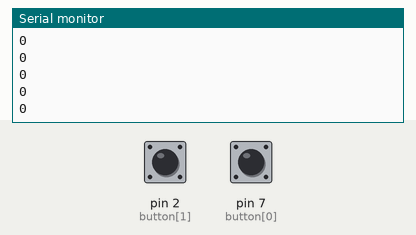
A program run on a simulated Arduino Pro Mini, built with avr-gcc and run on an emulated ATmega328P. On the bench: the last lines printed to the serial monitor. The test bench sets the inputs (shaded band); at power-on: pin 7 (button[0]) HIGH, pin 2 (button[1]) HIGH.

Above: at 1.2 s.
1.3 s: pin 7 (button[0]) pulled LOW for 0.15 s
At 1.8 s:
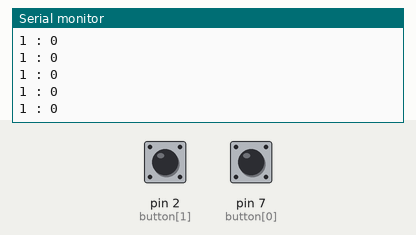
3.2 s: pin 2 (button[1]) pulled LOW for 0.15 s
At 3.7 s:
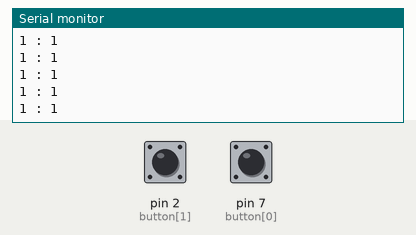
6.3 s: pin 2 (button[1]) pulled LOW for 1 s
At 6.8 s:
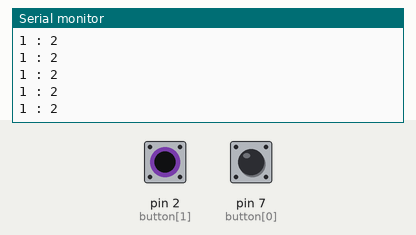
8.8 s: pin 7 (button[0]) pulled LOW for 1 s
At 9.3 s:
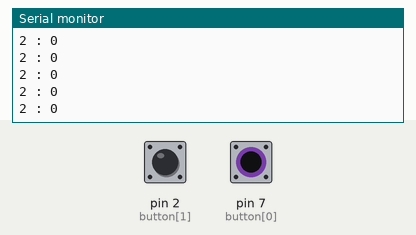
11.3 s: pin 7 (button[0]) pulsed LOW 5 times (0.12 s each, 0.3 s apart)
At 12.1 s:
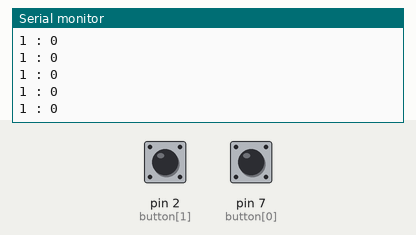
Timing chart, 0 to 14.3 s (numbered marks = the images above; inputs shaded):
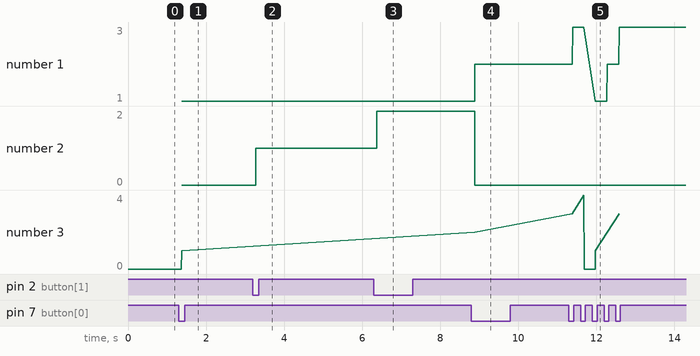

Measured:
- after the input at 1.3 s, the serial monitor: prints a new line after 0.07 s (image 1)
- after the input at 3.2 s, the serial monitor: prints a new line after 0.08 s (image 2)
- after the input at 6.3 s, the serial monitor: prints a new line after 0.08 s (image 3)
- after the input at 8.8 s, the serial monitor: prints a new line after 0.09 s (image 4)
- after the input at 11.3 s, the serial monitor: prints a new line after 0.09 s (image 5)
- plotted number 1: 2 → 3 after the input at 11.3 s
- plotted number 2: 1 → 2 after the input at 6.3 s, 2 → 0 after the input at 8.8 s
- plotted number 3: 0 → 1 after the input at 1.3 s, 2 → 3 after the input at 11.3 s

The program:

main.cpp
```cpp
#include <Arduino.h>
#define number_of_buttons 2

int button[number_of_buttons] = {7, 2};
int buttonState[number_of_buttons] = {1, 1};
int lastButtonState[number_of_buttons] = {1, 1};
int setupMode = 0;
int counter = 0;

bool debouncedButtonRead(int buttonIndex, const unsigned long debounceDelay)
{
  int reading = digitalRead(button[buttonIndex]);
  unsigned long previousTime;

  if (reading != lastButtonState[buttonIndex])
    previousTime = millis();

  if ((millis() - previousTime) > debounceDelay)
  {

    if (reading != buttonState[buttonIndex])
    {
      buttonState[buttonIndex] = reading;

      if (buttonState[buttonIndex] == LOW)
        return true;
    }
  }
  lastButtonState[buttonIndex] = reading;
  return false;
}

void setup()
{
  for (int i = 0; i < number_of_buttons; i++)
    pinMode(button[i], INPUT_PULLUP);

  Serial.begin(9600);
}

void loop()
{
  if (debouncedButtonRead(0, 50))
    setupMode++;
  Serial.println(setupMode);

  switch (setupMode)
  {
  case 1:
    while (setupMode == 1)
    {
      if (debouncedButtonRead(0, 50))
        setupMode++;
      if (debouncedButtonRead(1, 50))
        counter++;
      Serial.print("1 : ");
      Serial.println(counter);
    }
    break;
  case 2:
    counter = 0;
    while (setupMode == 2)
    {
      if (debouncedButtonRead(0, 50))
        setupMode++;
      if (debouncedButtonRead(1, 50))
        counter++;
      Serial.print("2 : ");
      Serial.println(counter);
    }
    break;
  case 3:
    counter = 0;
    while (setupMode == 3)
    {
      if (debouncedButtonRead(0, 50))
        setupMode++;
      if (debouncedButtonRead(1, 50))
        counter++;
      Serial.print("3 : ");
      Serial.println(counter);
    }
    break;
  default:
    setupMode = 0;
  }
}
```
